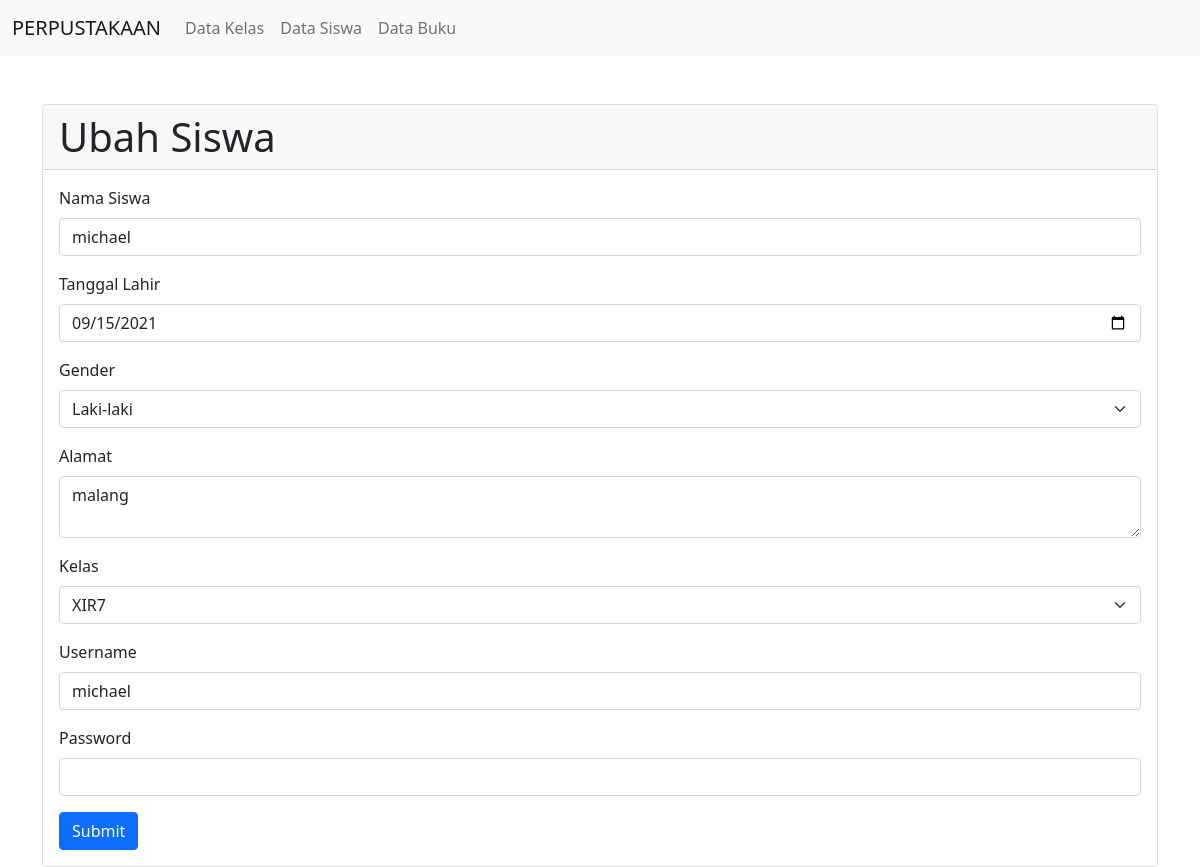
Screenshot of /admin/ubah_siswa.php?id_kelas=3 with the database file from the repository.
### tables this page shows
CREATE TABLE `siswa` (
  `id_siswa` int(11) NOT NULL,
  `nama_siswa` varchar(100) NOT NULL,
  `tanggal_lahir` date NOT NULL,
  `gender` enum('L','P') NOT NULL,
  `alamat` text NOT NULL,
  `username` varchar(255) DEFAULT NULL,
  `password` varchar(255) DEFAULT NULL,
  `id_kelas` int(11) NOT NULL
);

### admin/ubah_siswa.php (the view, shortened to what this page needs)
<!DOCTYPE html>
<html lang="en">
<head>
    <link href="https://cdn.jsdelivr.net/npm/bootstrap@5.1.0/dist/css/bootstrap.min.css" rel="stylesheet">
</head>
<body>
    <?php
        include "koneksi.php";
        include "navbar.php";
        $query_siswa = mysqli_query($koneksi, "select * from siswa where id_siswa='".$_GET['id_kelas']."'");
        $data_siswa = mysqli_fetch_array($query_siswa);
    ?>
    <br></br>
    <div class="container">
        <div class="card">
            <h1 class="card-header">Ubah Siswa</h1>
            <div class="card-body">
                <form method="POST" action="proses_ubah_siswa.php">
                    <div class="mb-3">
                        <label for="nama_siswa" class="form-label">Nama Siswa</label>
                        <input type="text" class="form-control" name="nama_siswa" value="<?=$data_siswa['nama_siswa']?>" placeholder="Masukkan Nama Siswa" required>
                    </div>
                    <div class="mb-3">
                        <label for="tanggal_lahir" class="form-label">Tanggal Lahir</label>
                        <input type="date" class="form-control" name="tanggal_lahir" value="<?=$data_siswa['tanggal_lahir']?>" required>
                    </div>
                    <div class="mb-3">
                        <label for="gender" class="form-label">Gender</label>
                        <?php
                            $arr_gender=array('L'=>'Laki-laki','P'=>'Perempuan');
                        ?>
                        <select name="gender" class="form-select">
                            <?php foreach ($arr_gender as $key_gender => $val_gender):
                                if($key_gender==$data_siswa['gender']){
                                    $selek="selected";
                                } else {
                                    $selek="";
                                }?>
                                <option value="<?=$key_gender?>"<?=$selek?>><?=$val_gender?></option>
                            <?php endforeach ?>
                        </select>
                    </div>
                    <div class="mb-3">
                        <label for="alamat" class="form-label">Alamat</label>
                        <textarea class="form-control" name="alamat" row="3" required><?=$data_siswa['alamat']?></textarea>
                    </div>
                    <div class="mb-3">
                        <label for="kelas" class="form-label">Kelas</label>
                        <select name="id_kelas" class="form-select" required>
                            <?php
                                include "koneksi.php";
                                $query_kelas = mysqli_query($koneksi, "select * from kelas");
                                while($data_kelas = mysqli_fetch_array($query_kelas)){
                                    if($data_kelas['id_kelas']==$data_siswa['id_kelas']){
                                        $selek="selected";
                                    } else {
                                        $selek="";
                                    }
                                    echo '<option value="'.$data_kelas['id_kelas'].'" '.$selek.' >'.$data_kelas['nama_kelas'].'</option>';
                                }
                            ?>
                        </select>
                    </div>
                    <div class="mb-3">
                        <label for="username" class="form-label">Username</label>
                        <input type="text" class="form-control" name="username" value="<?=$data_siswa['nama_siswa']?>" required>
                    </div>
                    <div class="mb-3">
                        <label for="password" class="form-label">Password</label>
                        <input type="password" class="form-control" name="password" value="" required>
                    </div>
                    <button type="submit" class="btn btn-primary">Submit</button>
                </form>
            </div>
        </div>
    </div>
</body>
</html>

### rows the page displays
siswa: nama_siswa "michael", tanggal_lahir "09/15/2021", alamat "malang", username "michael"

### other values shown
form field gender "Laki-laki"
form field id_kelas "XIR7"
